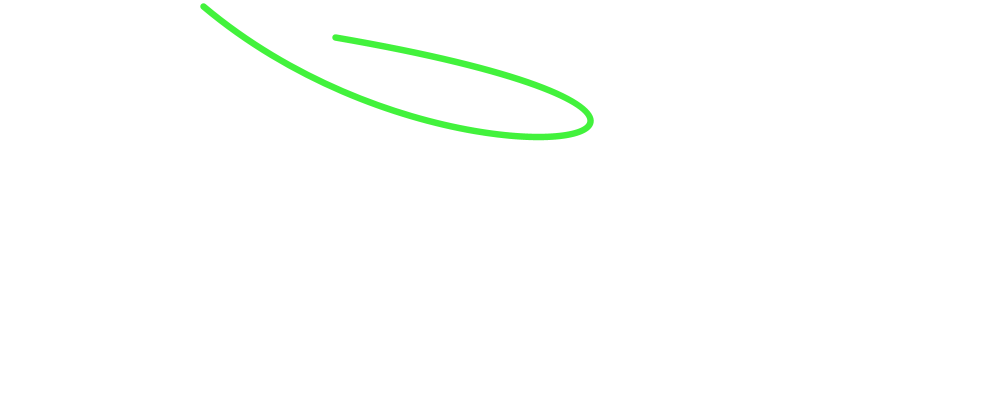
Frame 1 (no input)
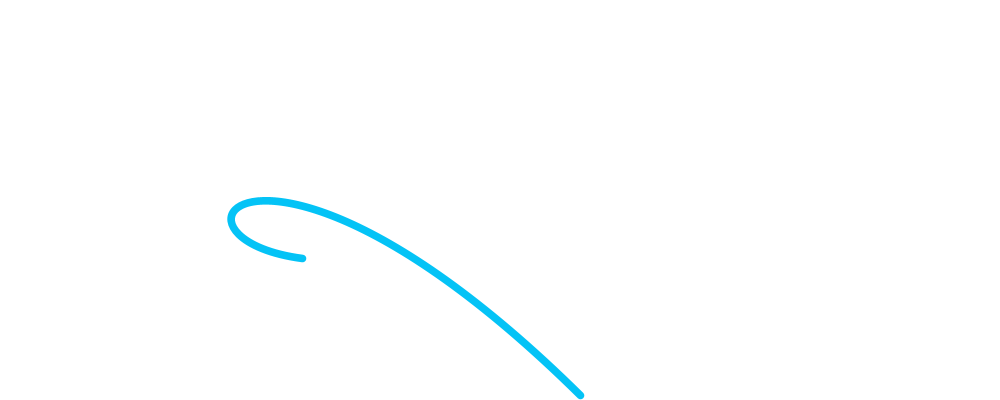
Frame 60 (the mouse pressed at the canvas centre just before this capture)
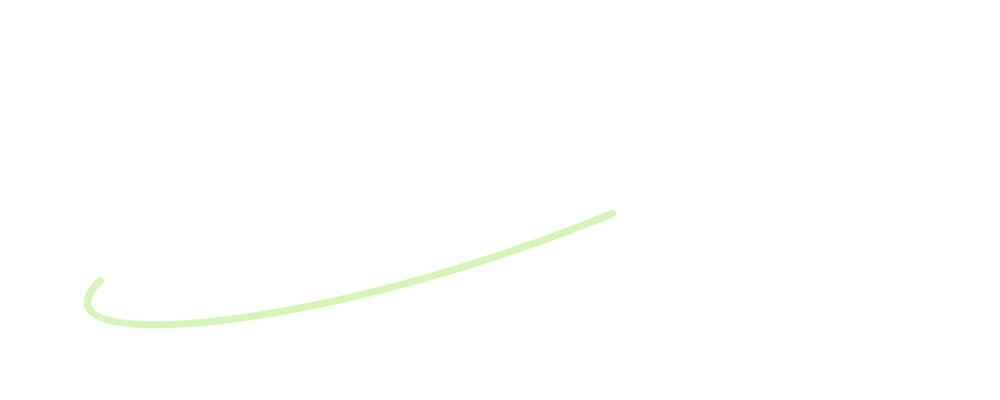
Frame 120 (the mouse held since frame 60 and released just before this capture)

The Processing sketch that drew these frames (run headless with seeded random() and noise(); from frame 60 on, the mouse is pressed at the canvas centre):

// Processing sketch: processing_73256
// ── processing_73256.pde

  float ControlUnoX;
  float ControlUnoY;
  float ControlDosX;
  float ControlDosY;
  
  float FijoUnoX;
  float FijoUnoY;
  float FijoDosX;
  float FijoDosY;

void setup()

{

  size(1000, 400);
  noFill();
  smooth();
  background(255);
  
  frameRate(60);

}

void draw()

{
  
  background(255);
  
  strokeWeight(random(0, 10));
  stroke(random(0, 255), random(0, 255), random(0, 255));
  
  ControlUnoX =  random(0, 1000);
  ControlUnoY =  random(0, 400);
  ControlDosX =  random(0, 1000);
  ControlDosY =  random(0, 400);
  
  FijoUnoX = random(0, 1000);
  FijoUnoY = random(0, 400);;
  FijoDosX = random(0, 1000);
  FijoDosY = random(0, 400);
  

    
    bezier(FijoUnoX, FijoUnoY, ControlUnoX, ControlUnoY, ControlDosX, ControlDosY, FijoDosX, FijoDosY);
  
}
